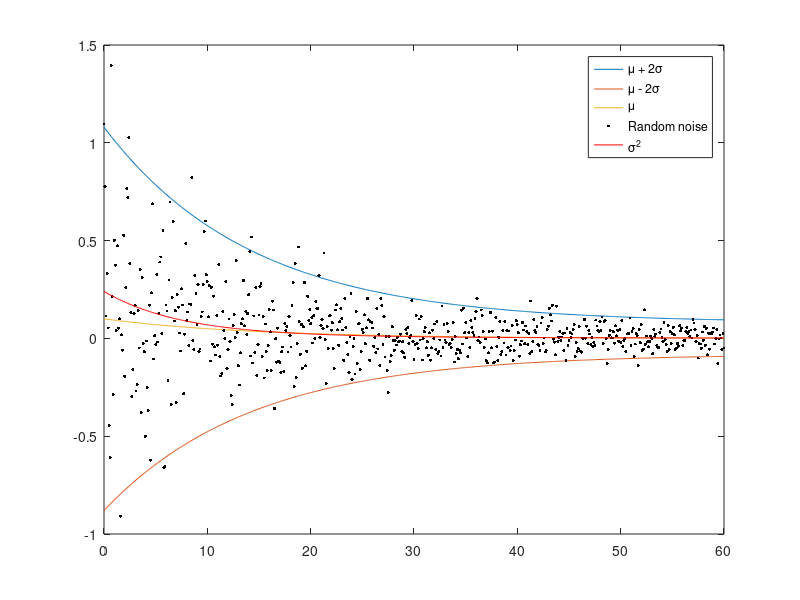

This figure's MATLAB source:
clear; close all; clc;
%% RANDOM DATA GENERATOR
% ----------------------------------------------------------------------------------------
% This function generates random data: 
%
% OUTPUT
%           testData:       Random data .mat, which contains:
%
%                  x:       CN0 values, from 0 to 60 dB-Hz     
%                  y:       Pseudorange error observed data points  
%           trueMean:       PR error true mean 
%            trueVar:       PR error true variance
% ----------------------------------------------------------------------------------------

step        =   0.1;
x           =   0:step:60;       % X Axis
incThres    =   52;
nSamples    =   round(1.5*length(x));
xSamples    =   datasample(x, nSamples, 'Replace', true);
indInc      =   find(x==incThres);
xInc        =   0:step:x(end)-incThres;

% Upper limit
uk          =   0.07;
ub          =   1;
uLimit      =   ub*exp(-uk*x)+0.08;  % 2-sigma
% ruLimit     =   exp(1*(xInc+x(indInc)-60));   % Increase at end
% ruLimit     =   ruLimit - ruLimit(1) + uLimit(indInc);
% uLimit(indInc:end)      =   ruLimit;

% Lower limit
lk          =   0.07;
lb          =   -0.8;
lLimit      =   lb*exp(-lk*x)-0.08;  % 2-sigma
% rlLimit     =   -exp(1*(xInc+x(indInc)-60)); % Increase at end
% rlLimit     =   rlLimit - rlLimit(1) + lLimit(indInc);
% lLimit(indInc:end)      =   rlLimit;

trueMean     =   (uLimit+lLimit)/2;

sigma       =   (uLimit-trueMean)./2;
trueVar     =   sigma.^2;
y           =   normrnd(trueMean, sigma);

figure;
plot(x, uLimit); hold on;
plot(x, lLimit); hold on;
plot(x, trueMean); hold on;
plot(x, y, 'k.','MarkerSize',7);
%plot(x, y2, 'r*','MarkerSize',3);
% plot(x, y2, 'r-');
plot(x, trueVar, 'r-');
legend('\mu + 2\sigma', '\mu - 2\sigma', '\mu', 'Random noise', '\sigma^2'); 

save('testData', 'x', 'y', 'trueMean', 'trueVar');

